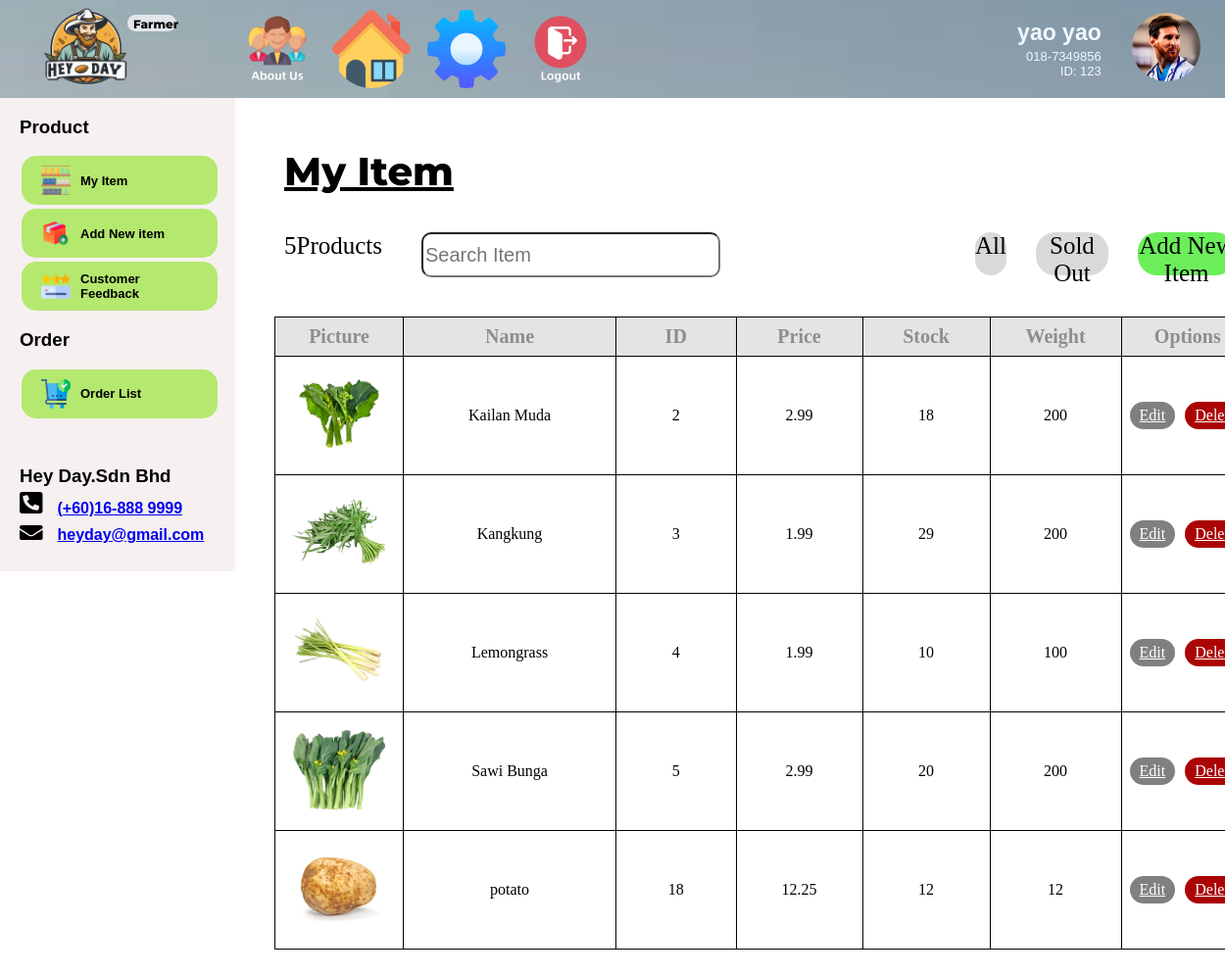
Page /farmer_viewproduct.php (signed in) on the committed database.
### tables this page shows
CREATE TABLE IF NOT EXISTS `users` (
  `userid` int NOT NULL AUTO_INCREMENT,
  `usertype` varchar(20) DEFAULT NULL,
  `username` varchar(255) DEFAULT NULL,
  `password` varchar(255) DEFAULT NULL,
  `email` varchar(255) DEFAULT NULL,
  `phonenumber` varchar(100) DEFAULT NULL,
  `fullname` varchar(150) DEFAULT NULL,
  `country` varchar(100) DEFAULT NULL,
  `postcode` int DEFAULT NULL,
  `state` varchar(100) DEFAULT NULL,
  `city` varchar(100) DEFAULT NULL,
  `addressline` text,
  `userpic` varchar(255) DEFAULT NULL,
  `verificationcode` varchar(255) DEFAULT NULL,
  PRIMARY KEY (`userid`)
);

CREATE TABLE IF NOT EXISTS `product` (
  `product_ID` int NOT NULL AUTO_INCREMENT,
  `userid` int DEFAULT NULL,
  `coverPhoto` varchar(255) DEFAULT NULL,
  `image1` varchar(255) DEFAULT NULL,
  `video_button` varchar(255) DEFAULT NULL,
  `product_name` varchar(100) DEFAULT NULL,
  `product_description` text,
  `product_price` decimal(10,2) DEFAULT NULL,
  `product_stock` int DEFAULT NULL,
  `product_weight` decimal(60,0) DEFAULT NULL,
  PRIMARY KEY (`product_ID`),
  KEY `userid` (`userid`)
);

### farmer_viewproduct.php (the view, shortened to what this page needs)
<?php
include("conn.php");
$userId = $_SESSION['user_id'];
if (isset($_GET['sold'])) {
    $sql = "SELECT coverPhoto, product_name, product_ID, product_price, product_stock, product_weight FROM product WHERE product_stock <= 0 AND userid = '$userId'";
} else {
    $sql = "SELECT coverPhoto, product_name, product_ID, product_price, product_stock, product_weight FROM product WHERE userid = '$userId'";
}
$result = mysqli_query($con, $sql);
$host = 'localhost';
$dbname = 'webdevelopment';
$dbusername = 'root';
$dbpassword = '';
try {
    $pdo = new PDO("mysql:host=$host;dbname=$dbname", $dbusername, $dbpassword);
    $pdo->setAttribute(PDO::ATTR_ERRMODE, PDO::ERRMODE_EXCEPTION);
    $userId = $_SESSION["user_id"];
    $query = "SELECT userpic FROM users WHERE userid = :id;";
    $stmt = $pdo->prepare($query);
    $stmt->bindParam(":id", $userId);
    $stmt->execute();
    if ($stmt->rowCount() > 0) {
        $row = $stmt->fetch(PDO::FETCH_ASSOC);
        if (isset($row['userpic'])) {
            $userProfilePicture = $row['userpic'];
        }
    }
    $query = "SELECT username, phonenumber FROM users WHERE userid = :id;";
    $stmt = $pdo->prepare($query);
    $stmt->bindParam(":id", $userId);
    $stmt->execute();
    if ($stmt->rowCount() > 0) {
        $row = $stmt->fetch(PDO::FETCH_ASSOC);
        if (isset($row['username'])) {
            $username = $row['username'];
        }
        if (isset($row['phonenumber'])) {
            $userPhone = $row['phonenumber'];
        }
    } else {
        $username = 'John Sinar';
        $userPhone = '(+601) 18 888 9988';
    }
} catch (PDOException $e) {
    die("Connection failed: " . $e->getMessage());
}
?>
<!DOCTYPE html>
<html lang="en">
<head>
    <link rel="stylesheet" href="farmer_viewproduct.css">
</head>
<body>
    <header class="header-main">
        <div class="header-main-logo">
            <img src="./farmer_item_pic/logo.png" alt="HeyDaylogo">
            <div class="farmerbackground"></div>
            <div class="farmerword">Farmer</div>
            <nav class="header-main-topNav">
                <ul>
                    <li><a href="farmer_about_us.php"><img src="./farmer_item_pic/AboutUs_icon.png"></a></li>
                    <li><a href="farmer_order.php"><img src="./farmer_item_pic/home_icon.png"></a></li>
                    <li><a href="setting(seller).php"><img src="./farmer_item_pic/setting_icon.png"></a></li>
                    <li><a href="./logout.php"> <img src="./farmer_item_pic/logout.png"></a></li>
                </ul>
            </nav>
        </div>
        <div class="header-main-profile">
            <ul>
                <li><div id="userName"><?php echo $username; ?></div></li>
                <li><div id="userPhone"><?php echo $userPhone; ?></div></li>
                <li><div id="userId">ID: <?php echo $userId; ?></div></li>
            </ul>
            <div class="header-main-profile-logo"><img src="<?php echo $userProfilePicture; ?>" alt="UserProfile"></div>
        </div>
    </header>
    <aside class="sidebar" >
        <div class="sidebar-features">
            <nav>
                <div>
                    <h3>Product</h3>
                        <button class="myItem" onclick="window.location.href='farmer_viewproduct.php?'">
                            <img src="./farmer_item_pic/myitem_icon.png" alt="My Item">
                            My Item
                        </button>
                        <button class="addNewItem" onclick="window.location.href='farmer_addnewitem.php?'">
                            <img src="./farmer_item_pic/addnewitem_icon.png" alt="Add New item">
                            Add New item
                        </button>
                        <button class="customerFeedback" onclick="window.location.href='farmer_feedback.php?'">
                            <img src="./farmer_item_pic/customerfeedback_icon.png" alt="Customer Feedback">
                            Customer Feedback
                        </button>
                </div>
                <div>
                    <h3>Order</h3>
                        <button class="orderList" onclick="window.location.href='farmer_order.php?'">
                            <img src="./farmer_item_pic/order_list_icon.png" alt="Order List">
                            Order List
                        </button>
                </div>
            </nav>
        </div>
        <div class="sidebar-companyInfo">
            <h3>Hey Day.Sdn Bhd</h3>
            <div class="sidebar-companyInfo-phoneNum">
                <img src="./farmer_item_pic/phone_icon.svg" alt="HidayPhoneNum">
                <a class="heyday-phone" href="https://wa.link/58qs5p" target="_blank">(+60)16-888 9999</a>
            </div>
            <div class="sidebar-companyInfo-email">
                <img src="./farmer_item_pic/email_icon.svg" alt="HidayEmail">
                <a class="heyday-email" href="mailto:hiday@gmail.com">heyday@gmail.com</a>
            </div>
        </div>
    </aside>
    <form method="post" action="farmer_viewproduct.php" enctype="multipart/form-data">
            <div class="content-frame">
                <div class="tittle-addnewitem">My Item</div> <br>
                <div class="upper-container">
                    <div id="total-count">0 Product</div>
                    <input class="itemsearchbar" type="text" id="searchBar" name="username" placeholder="Search Item" onkeyup="searchItem()">
                    <a class="all-button" onclick="window.location.href='farmer_viewproduct.php'">All</a>
                    <a class="soldout-button" onclick="window.location.href='farmer_viewproduct.php?sold=0'">Sold Out</a>
                    <a class="addnewitem-button" onclick="window.location.href='farmer_addnewitem.php?'">Add New Item</a>
                </div>
                <table class="product-table">
                    <tr>
                        <th>Picture</th>
                        <th>Name</th>
                        <th>ID</th>
                        <th>Price</th>
                        <th>Stock</th>
                        <th>Weight</th>
                        <th>Options</th>
                    </tr>
                    <?php
                        while ($row = mysqli_fetch_array($result)) {
                            echo "<tr class='product-row'>";
                            echo "<td><img class='photosize' src='" . $row['coverPhoto'] . "' alt='Product Image'></td>";
                            echo "<td>" . $row['product_name'] . "</td>";
                            echo "<td>" . $row['product_ID'] . "</td>";
                            echo "<td>" . $row['product_price'] . "</td>";
                            echo "<td>" . $row['product_stock'] . "</td>";
                            echo "<td>" . $row['product_weight'] . "</td>";
                            echo"<td>";
                            echo "<div class='btn-group'>";
                                echo '<a class="edit-button" href = "edit.php?id='.$row['product_ID'].'">Edit</a> ';
                                echo '<a class="delete-button"onclick="return confirm(\'Delete this record?\')" href = "delete.php?id='.$row['product_ID'].'">Delete</a>';
                            echo "</div>";
                            echo "</td>";
                            echo "</tr>";
                        }
                    ?>
                </table>
            </div>
    </form>
</body>
</html>

### rows in the picture
users: username "yao yao", phonenumber "018-7349856", userpic (picture)
product: coverPhoto (picture), product_name "Kailan Muda", product_ID "2", product_price "2.99", product_stock "18", product_weight "200"
product: coverPhoto (picture), product_name "Kangkung", product_ID "3", product_price "1.99", product_stock "29", product_weight "200"
product: coverPhoto (picture), product_name "Lemongrass", product_ID "4", product_price "1.99", product_stock "10", product_weight "100"
product: coverPhoto (picture), product_name "Sawi Bunga", product_ID "5", product_price "2.99", product_stock "20", product_weight "200"
product: coverPhoto (picture), product_name "potato", product_ID "18", product_price "12.25", product_stock "12", product_weight "12"

### other values in the picture
$userId "123"
